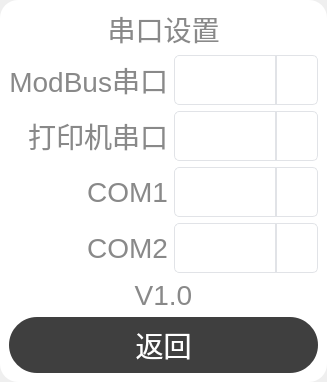
           <widget class="QWidget" name="page_4">
            <layout class="QVBoxLayout" name="verticalLayout_4">
             <property name="leftMargin">
              <number>0</number>
             </property>
             <property name="topMargin">
              <number>0</number>
             </property>
             <property name="rightMargin">
              <number>0</number>
             </property>
             <property name="bottomMargin">
              <number>0</number>
             </property>
             <item>
              <widget class="QFrame" name="frame_modbus">
               <property name="styleSheet">
                <string notr="true">#frame_modbus
{  
	background-color: rgb(255, 255, 255);
	border-radius:18px;
}</string>
               </property>
               <property name="frameShape">
                <enum>QFrame::StyledPanel</enum>
               </property>
               <property name="frameShadow">
                <enum>QFrame::Raised</enum>
               </property>
               <layout class="QGridLayout" name="gridLayout_3" rowstretch="1,1,1,1,0,0,0" columnstretch="1,2">
                <item row="2" column="0">
                 <widget class="QLabel" name="mLab_Print">
                  <property name="styleSheet">
                   <string notr="true">QLabel
{
	color: rgb(137, 137, 137);
	font-size:28px;
}</string>
                  </property>
                  <property name="text">
                   <string>打印机串口</string>
                  </property>
                  <property name="alignment">
                   <set>Qt::AlignRight|Qt::AlignTrailing|Qt::AlignVCenter</set>
                  </property>
                 </widget>
                </item>
                <item row="0" column="0" colspan="2">
                 <widget class="QLabel" name="mLab_Com">
                  <property name="maximumSize">
                   <size>
                    <width>16777215</width>
                    <height>40</height>
                   </size>
                  </property>
                  <property name="styleSheet">
                   <string notr="true">
	font-size:28px;
	color: rgb(137, 137, 137);</string>
                  </property>
                  <property name="text">
                   <string>串口设置</string>
                  </property>
                  <property name="alignment">
                   <set>Qt::AlignCenter</set>
                  </property>
                 </widget>
                </item>
                <item row="1" column="1">
                 <widget class="QComboBox" name="mCom_Modbus">
                  <property name="minimumSize">
                   <size>
                    <width>100</width>
                    <height>50</height>
                   </size>
                  </property>
                  <property name="styleSheet">
                   <string notr="true">
/*未下拉时，QComboBox 样式 背景黑色*/
QComboBox {
	border: 1px solid #e1e3e7;         
	border-radius: 5px;    
background:#ffffff;
color:#565656;
font-size:28px;
}  

/*下拉后的整个下拉窗体样式 背景红色*/
QComboBox QAbstractItemView 
{
	background:#ffffff;
	color:#565656;  
} 
 
/*下拉箭头区域样式*/
QComboBox::drop-down
{
width: 40px;
border-left: 2px solid #e1e3e7; 
}    

/*下拉箭头样式*/
QComboBox::down-arrow {
	image: url(:/image/images/arrow.png);
height:20px;
width:37px;
}     
QComboBox:editable {
	border: 1px solid #e1e3e7;         
	border-radius: 5px;    
background:#ffffff;
color:#565656;
font-size:28px;
}</string>
                  </property>
                 </widget>
                </item>
                <item row="5" column="0" colspan="2">
                 <widget class="QLabel" name="mLab_Version">
                  <property name="enabled">
                   <bool>true</bool>
                  </property>
                  <property name="maximumSize">
                   <size>
                    <width>16777215</width>
                    <height>40</height>
                   </size>
                  </property>
                  <property name="styleSheet">
                   <string notr="true">
	font-size:28px;
	color: rgb(137, 137, 137);</string>
                  </property>
                  <property name="text">
                   <string notr="true">V1.0</string>
                  </property>
                  <property name="alignment">
                   <set>Qt::AlignCenter</set>
                  </property>
                 </widget>
                </item>
                <item row="2" column="1">
                 <widget class="QComboBox" name="mCom_Print">
                  <property name="minimumSize">
                   <size>
                    <width>100</width>
                    <height>50</height>
                   </size>
                  </property>
                  <property name="styleSheet">
                   <string notr="true">
/*未下拉时，QComboBox 样式 背景黑色*/
QComboBox {
	border: 1px solid #e1e3e7;         
	border-radius: 5px;    
background:#ffffff;
color:#565656;
font-size:28px;
}  

/*下拉后的整个下拉窗体样式 背景红色*/
QComboBox QAbstractItemView 
{
	background:#ffffff;
	color:#565656;  
} 
 
/*下拉箭头区域样式*/
QComboBox::drop-down
{
width: 40px;
border-left: 2px solid #e1e3e7; 
}    

/*下拉箭头样式*/
QComboBox::down-arrow {
	image: url(:/image/images/arrow.png);
height:20px;
width:37px;
}     
QComboBox:editable {
	border: 1px solid #e1e3e7;         
	border-radius: 5px;    
background:#ffffff;
color:#565656;
font-size:28px;
}</string>
                  </property>
                 </widget>
                </item>
                <item row="1" column="0">
                 <widget class="QLabel" name="mLab_Modbus">
                  <property name="styleSheet">
                   <string notr="true">QLabel
{
	color: rgb(137, 137, 137);
	font-size:28px;
}</string>
                  </property>
                  <property name="text">
                   <string>ModBus串口</string>
                  </property>
                  <property name="alignment">
                   <set>Qt::AlignRight|Qt::AlignTrailing|Qt::AlignVCenter</set>
                  </property>
                 </widget>
                </item>
                <item row="6" column="0" colspan="2">
                 <widget class="QPushButton" name="mBtn_Com_Return">
                  <property name="minimumSize">
                   <size>
                    <width>0</width>
                    <height>56</height>
                   </size>
                  </property>
                  <property name="styleSheet">
                   <string notr="true">QPushButton
{ 
	background-color:rgb(63, 63, 63);
	font-size:28px; 
	color:rgb(255,255,255);
	border-radius:28px;



}
QPushButton:pressed
{
	background-color:rgb(255,255,255);
	font-size:28px;
	color:rgb(63,63,63);
	border-radius:28px;
	border: 2px solid #1B72BF;    
}
</string>
                  </property>
                  <property name="text">
                   <string>返回</string>
                  </property>
                 </widget>
                </item>
                <item row="3" column="1">
                 <widget class="QComboBox" name="mCom_COM1">
                  <property name="minimumSize">
                   <size>
                    <width>100</width>
                    <height>50</height>
                   </size>
                  </property>
                  <property name="styleSheet">
                   <string notr="true">
/*未下拉时，QComboBox 样式 背景黑色*/
QComboBox {
	border: 1px solid #e1e3e7;         
	border-radius: 5px;    
background:#ffffff;
color:#565656;
font-size:28px;
}  

/*下拉后的整个下拉窗体样式 背景红色*/
QComboBox QAbstractItemView 
{
	background:#ffffff;
	color:#565656;  
} 
 
/*下拉箭头区域样式*/
QComboBox::drop-down
{
width: 40px;
border-left: 2px solid #e1e3e7; 
}    

/*下拉箭头样式*/
QComboBox::down-arrow {
	image: url(:/image/images/arrow.png);
height:20px;
width:37px;
}     
QComboBox:editable {
	border: 1px solid #e1e3e7;         
	border-radius: 5px;    
background:#ffffff;
color:#565656;
font-size:28px;
}</string>
                  </property>
                 </widget>
                </item>
                <item row="3" column="0">
                 <widget class="QLabel" name="mLab_HIS">
                  <property name="styleSheet">
                   <string notr="true">QLabel
{
	color: rgb(137, 137, 137);
	font-size:28px;
}</string>
                  </property>
                  <property name="text">
                   <string>COM1</string>
                  </property>
                  <property name="alignment">
                   <set>Qt::AlignRight|Qt::AlignTrailing|Qt::AlignVCenter</set>
                  </property>
                 </widget>
                </item>
                <item row="4" column="1">
                 <widget class="QComboBox" name="mCom_COM2">
                  <property name="minimumSize">
                   <size>
                    <width>100</width>
                    <height>50</height>
                   </size>
                  </property>
                  <property name="styleSheet">
                   <string notr="true">
/*未下拉时，QComboBox 样式 背景黑色*/
QComboBox {
	border: 1px solid #e1e3e7;         
	border-radius: 5px;    
background:#ffffff;
color:#565656;
font-size:28px;
}  

/*下拉后的整个下拉窗体样式 背景红色*/
QComboBox QAbstractItemView 
{
	background:#ffffff;
	color:#565656;  
} 
 
/*下拉箭头区域样式*/
QComboBox::drop-down
{
width: 40px;
border-left: 2px solid #e1e3e7; 
}    

/*下拉箭头样式*/
QComboBox::down-arrow {
	image: url(:/image/images/arrow.png);
height:20px;
width:37px;
}     
QComboBox:editable {
	border: 1px solid #e1e3e7;         
	border-radius: 5px;    
background:#ffffff;
color:#565656;
font-size:28px;
}</string>
                  </property>
                 </widget>
                </item>
                <item row="4" column="0">
                 <widget class="QLabel" name="mLab_HIS_2">
                  <property name="styleSheet">
                   <string notr="true">QLabel
{
	color: rgb(137, 137, 137);
	font-size:28px;
}</string>
                  </property>
                  <property name="text">
                   <string>COM2</string>
                  </property>
                  <property name="alignment">
                   <set>Qt::AlignRight|Qt::AlignTrailing|Qt::AlignVCenter</set>
                  </property>
                 </widget>
                </item>
               </layout>
              </widget>
             </item>
            </layout>
           </widget>
